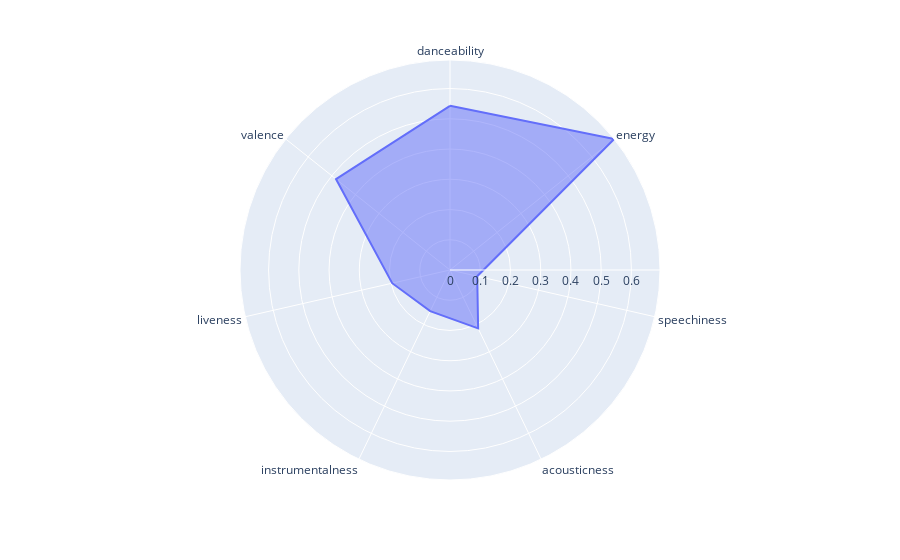

The notebook cell saved with this chart:
### Code cell
fig = px.line_polar(df_general, r='r', theta='theta', line_close=True)
fig.update_traces(fill='toself')
fig.show()

### Figure 1 — Plotly figure (JSON) as saved in the notebook; plotly's stock layout.template omitted (floating-point values rounded to 4 significant figures)
{"data": [{"fill": "toself", "hovertemplate": "r=%{r}<br>theta=%{theta}<extra></extra>", "legendgroup": "", "line": {"color": "#636efa", "dash": "solid"}, "marker": {"symbol": "circle"}, "mode": "lines", "name": "", "r": [0.5429, 0.6945, 0.09236, 0.2144, 0.1509, 0.1961, 0.4823, 0.5429], "showlegend": false, "subplot": "polar", "theta": ["danceability", "energy", "speechiness", "acousticness", "instrumentalness", "liveness", "valence", "danceability"], "type": "scatterpolar"}], "layout": {"legend": {"tracegroupgap": 0}, "margin": {"t": 60}, "polar": {"angularaxis": {"direction": "clockwise", "rotation": 90}, "domain": {"x": [0, 1], "y": [0, 1]}}}}
